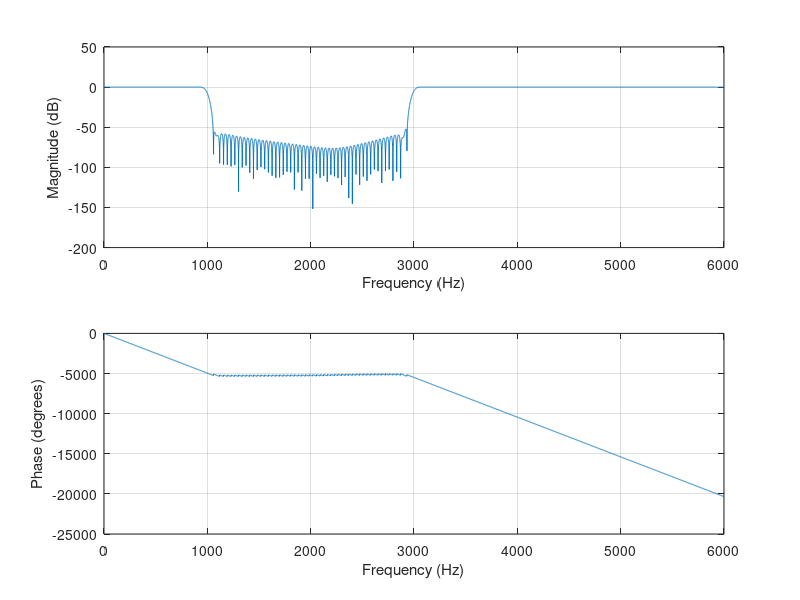
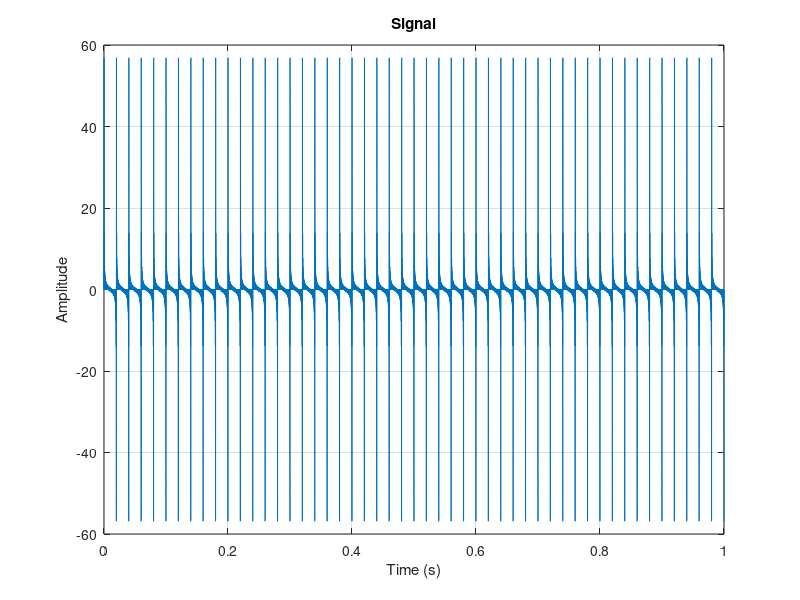
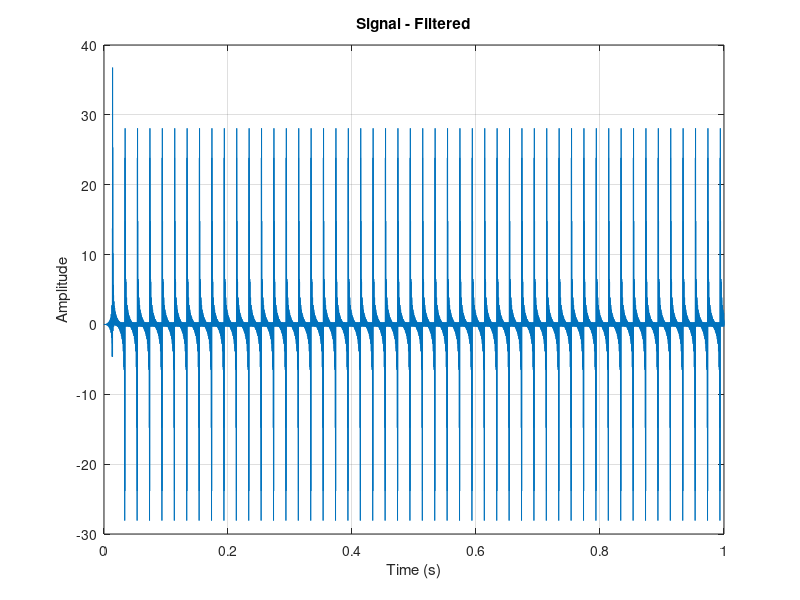
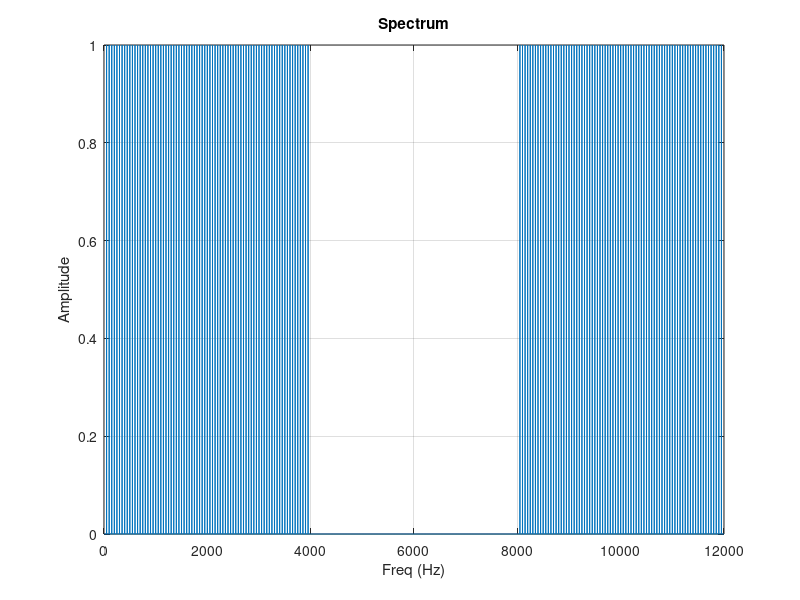

MATLAB code to generate these figures, in order:
fs = 12000;
N = 12000;

Nb = 330;
Wn = [
    1000 / (fs / 2)
    3000 / (fs / 2)
];
b = fir1(Nb, Wn, 'stop');

% Print filter coefficients (float64_t)
fprintf('%.15g, ', b);
fprintf('\n');

% Print filter coefficients (q15_t)
b_q15 = int16(round(b * 32768));
b_q15(b_q15 > 32767) = 32767;
b_q15(b_q15 < -32768) = -32768;
fprintf('%d, ', b_q15);
fprintf('\n');

% Frequency characteristics
freqz(b, 1, N, fs);

% Verification
ts = 1 / fs;
t = (0:N-1)*ts;
df = (fs/N);
f = (0:N-1)*df;

X = 0;
for n = 1:79
    X = X + sin(2*pi*n*50*t);
end
% 16-bit uniform quantization
X = round((X + 1)*32767.5)/32767.5 - 1;

figure;
plot(t, X);
xlabel('Time (s)');
ylabel('Amplitude');
title('Signal');
grid on;

XF = filter(b, 1, X);

figure;
plot(t, XF);
xlabel('Time (s)');
ylabel('Amplitude');
title('Signal - Filtered');
grid on;

Y = 2 * abs(fft(X)) / N;

figure;
plot(f, Y);
ylim([0.0 1.0]);
xlabel("Freq (Hz)");
ylabel("Amplitude");
title('Spectrum');
grid on;

YF = 2 * abs(fft(XF)) / N;

figure;
plot(f, YF);
ylim([0.0 1.0]);
xlabel("Freq (Hz)");
ylabel("Amplitude");
title('Spectrum - Filtered');
grid on;
